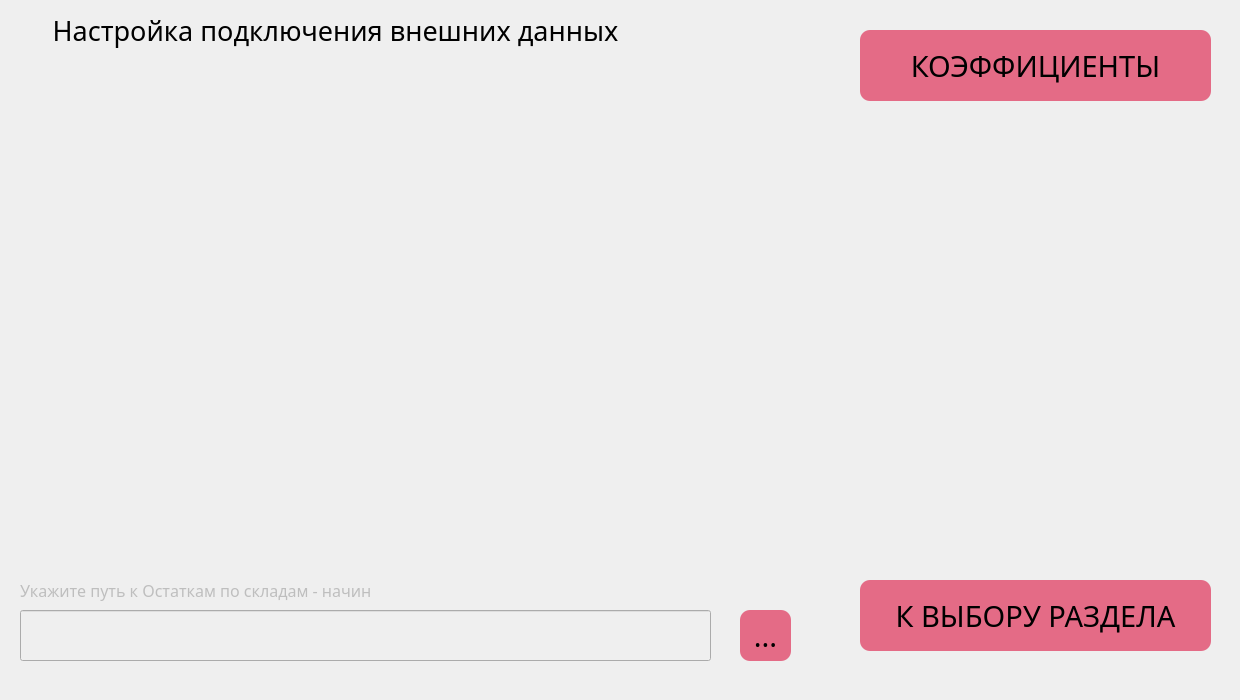
<?xml version="1.0" encoding="UTF-8"?>
<ui version="4.0">
 <class>WindowFilling</class>
 <widget class="QMainWindow" name="WindowFilling">
  <property name="geometry">
   <rect>
    <x>0</x>
    <y>0</y>
    <width>1240</width>
    <height>700</height>
   </rect>
  </property>
  <property name="minimumSize">
   <size>
    <width>1240</width>
    <height>700</height>
   </size>
  </property>
  <property name="maximumSize">
   <size>
    <width>1240</width>
    <height>700</height>
   </size>
  </property>
  <property name="windowTitle">
   <string>Настройка работы с Начинкой</string>
  </property>
  <property name="windowIcon">
   <iconset>
    <normaloff>../image/icon.png</normaloff>../image/icon.png</iconset>
  </property>
  <widget class="QWidget" name="centralwidget">
   <widget class="QPushButton" name="btn_path_ost_filling">
    <property name="geometry">
     <rect>
      <x>740</x>
      <y>610</y>
      <width>51</width>
      <height>51</height>
     </rect>
    </property>
    <property name="font">
     <font>
      <family>Trebuchet MS</family>
      <pointsize>22</pointsize>
      <weight>50</weight>
      <bold>false</bold>
     </font>
    </property>
    <property name="styleSheet">
     <string notr="true">QPushButton {
background-color: rgb(228, 107, 134);
border: none;
border-radius: 10px}

QPushButton:hover {
border: 1px solid  rgb(0, 0, 0);
background-color: rgba(228, 107, 134, 0.9)
}

QPushButton:pressed {
border:3px solid  rgb(0, 0, 0);
background-color: rgba(228, 107, 134, 1)
}</string>
    </property>
    <property name="text">
     <string>...</string>
    </property>
    <property name="checkable">
     <bool>false</bool>
    </property>
   </widget>
   <widget class="QLabel" name="label_settings_title">
    <property name="geometry">
     <rect>
      <x>20</x>
      <y>10</y>
      <width>631</width>
      <height>41</height>
     </rect>
    </property>
    <property name="font">
     <font>
      <family>Trebuchet MS</family>
      <pointsize>20</pointsize>
     </font>
    </property>
    <property name="text">
     <string>Настройка подключения внешних данных</string>
    </property>
    <property name="alignment">
     <set>Qt::AlignCenter</set>
    </property>
   </widget>
   <widget class="QLineEdit" name="lineEdit_ost_filling">
    <property name="enabled">
     <bool>false</bool>
    </property>
    <property name="geometry">
     <rect>
      <x>20</x>
      <y>610</y>
      <width>691</width>
      <height>51</height>
     </rect>
    </property>
    <property name="font">
     <font>
      <family>Trebuchet MS</family>
      <pointsize>10</pointsize>
     </font>
    </property>
    <property name="focusPolicy">
     <enum>Qt::NoFocus</enum>
    </property>
    <property name="styleSheet">
     <string notr="true">padding-left: 5px</string>
    </property>
   </widget>
   <widget class="QPushButton" name="btn_exit_filling">
    <property name="geometry">
     <rect>
      <x>860</x>
      <y>580</y>
      <width>351</width>
      <height>71</height>
     </rect>
    </property>
    <property name="font">
     <font>
      <family>Trebuchet MS</family>
      <pointsize>22</pointsize>
      <weight>50</weight>
      <bold>false</bold>
     </font>
    </property>
    <property name="styleSheet">
     <string notr="true">QPushButton {
background-color: rgb(228, 107, 134);
border: none;
border-radius: 10px}

QPushButton:hover {
border: 1px solid  rgb(0, 0, 0);
background-color: rgba(228, 107, 134, 0.9)
}

QPushButton:pressed {
border:3px solid  rgb(0, 0, 0);
background-color: rgba(228, 107, 134, 1)
}</string>
    </property>
    <property name="text">
     <string>К ВЫБОРУ РАЗДЕЛА</string>
    </property>
    <property name="checkable">
     <bool>false</bool>
    </property>
   </widget>
   <widget class="QPushButton" name="btn_koeff_filling">
    <property name="geometry">
     <rect>
      <x>860</x>
      <y>30</y>
      <width>351</width>
      <height>71</height>
     </rect>
    </property>
    <property name="font">
     <font>
      <family>Trebuchet MS</family>
      <pointsize>22</pointsize>
      <weight>50</weight>
      <bold>false</bold>
     </font>
    </property>
    <property name="styleSheet">
     <string notr="true">QPushButton {
background-color: rgb(228, 107, 134);
border: none;
border-radius: 10px}

QPushButton:hover {
border: 1px solid  rgb(0, 0, 0);
background-color: rgba(228, 107, 134, 0.9)
}

QPushButton:pressed {
border:3px solid  rgb(0, 0, 0);
background-color: rgba(228, 107, 134, 1)
}</string>
    </property>
    <property name="text">
     <string>КОЭФФИЦИЕНТЫ</string>
    </property>
    <property name="checkable">
     <bool>false</bool>
    </property>
   </widget>
   <widget class="QLabel" name="label_ost_filling">
    <property name="enabled">
     <bool>false</bool>
    </property>
    <property name="geometry">
     <rect>
      <x>20</x>
      <y>580</y>
      <width>351</width>
      <height>21</height>
     </rect>
    </property>
    <property name="font">
     <font>
      <family>Trebuchet MS</family>
      <pointsize>12</pointsize>
     </font>
    </property>
    <property name="text">
     <string>Укажите путь к Остаткам по складам - начинка</string>
    </property>
   </widget>
  </widget>
 </widget>
 <resources/>
 <connections/>
</ui>
